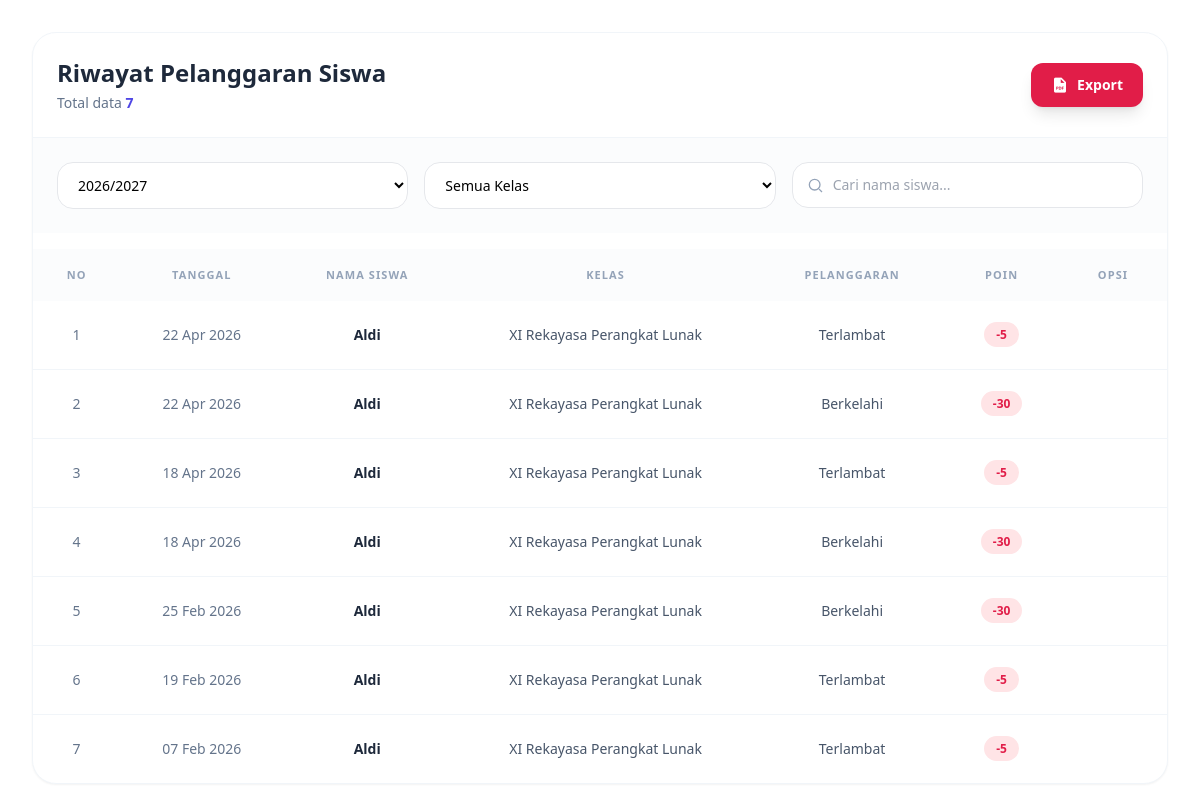
/pages/riwayat_siswa/riwayat_siswa.php?tahun=5, run on an earlier commit of the app's database.
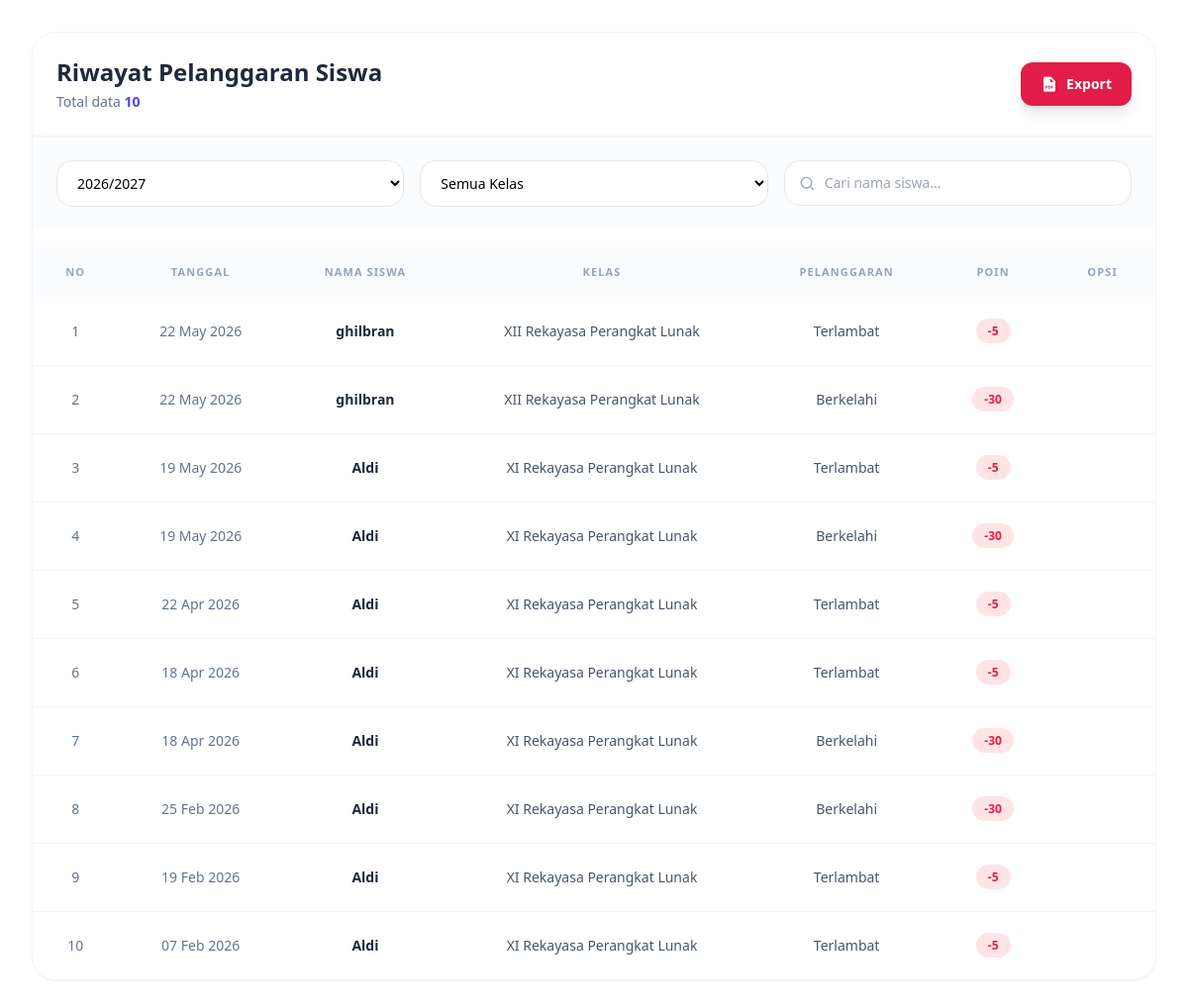
And on a later commit of the database.
### tables this page shows
CREATE TABLE `pelanggaran` (
  `id` int NOT NULL,
  `riwayat_kelas_id` int DEFAULT NULL,
  `user_id` int DEFAULT NULL,
  `pelanggaran_id` int DEFAULT NULL,
  `tanggal` date DEFAULT NULL,
  `keterangan` text
);

CREATE TABLE `siswa` (
  `id` int NOT NULL,
  `nis` varchar(20) DEFAULT NULL,
  `nama_siswa` varchar(100) DEFAULT NULL,
  `alamat` text,
  `tahun_masuk` year DEFAULT NULL
);

CREATE TABLE `kelas` (
  `id` int NOT NULL,
  `nama_kelas` varchar(50) DEFAULT NULL,
  `tingkat` varchar(10) DEFAULT NULL
);

CREATE TABLE `jenis_pelanggaran` (
  `id` int NOT NULL,
  `nama_pelanggaran` varchar(100) DEFAULT NULL,
  `poin` int DEFAULT NULL
);

### pages/riwayat_siswa/riwayat_siswa.php (the view, shortened to what the changed rows need)
<?php
include __DIR__ . '/../../config/connection.php';
$tahun_id = $_GET['tahun'] ?? '';
$where = [];
if ($tahun_id) $where[] = "riwayat_kelas.tahun_pelajaran_id = '$tahun_id'";
$where_sql = $where ? "WHERE " . implode(" AND ", $where) : "";
$query = "
    SELECT
        pelanggaran.id AS pelanggaran_id,
        pelanggaran.tanggal,
        siswa.nama_siswa,
        kelas.nama_kelas,
        kelas.tingkat,
        jenis_pelanggaran.nama_pelanggaran,
        jenis_pelanggaran.poin
    FROM pelanggaran
    JOIN riwayat_kelas ON pelanggaran.riwayat_kelas_id = riwayat_kelas.id
    JOIN siswa ON riwayat_kelas.siswa_id = siswa.id
    JOIN kelas ON riwayat_kelas.kelas_id = kelas.id
    JOIN jenis_pelanggaran ON pelanggaran.pelanggaran_id = jenis_pelanggaran.id
    $where_sql
    ORDER BY pelanggaran.tanggal DESC, siswa.nama_siswa ASC
";
$result = mysqli_query($connect, $query);
$total  = mysqli_num_rows($result);
?>
<script src="https://cdn.tailwindcss.com"></script>
<link href="https://unpkg.com/boxicons@2.1.4/css/boxicons.min.css" rel="stylesheet">
<link rel="stylesheet"
      href="https://cdnjs.cloudflare.com/ajax/libs/animate.css/4.1.1/animate.min.css"/>
<div class="animate__animated animate__fadeIn p-4 md:p-8">
<div class="max-w-6xl mx-auto bg-white rounded-3xl shadow-sm border border-slate-100 overflow-hidden">
    <div class="p-6 border-b border-slate-100 flex flex-col md:flex-row md:items-center justify-between gap-4">
        <div>
            <h1 class="text-2xl font-bold text-slate-800">Riwayat Pelanggaran Siswa</h1>
            <p class="text-sm text-slate-500 mt-1">
                Total data
                <span class="font-bold text-indigo-600"><?= $total ?></span>
            </p>
        </div>
    </div>
    <div class="overflow-x-auto">
        <table class="min-w-full text-sm">
            <thead>
                <tr class="bg-slate-50/50 text-slate-400 text-[11px] uppercase tracking-widest font-bold">
                    <th class="px-6 py-4 text-center">No</th>
                    <th class="px-6 py-4 text-center">Tanggal</th>
                    <th class="px-6 py-4">Nama Siswa</th>
                    <th class="px-6 py-4">Kelas</th>
                    <th class="px-6 py-4">Pelanggaran</th>
                    <th class="px-6 py-4 text-center">Poin</th>
                    <th class="px-6 py-4 text-center">Opsi</th>
                </tr>
            </thead>
            <tbody class="divide-y divide-slate-100">
            <?php if ($total > 0): $no = 1; ?>
                <?php while($row = mysqli_fetch_assoc($result)): ?>
                <tr class="group hover:bg-slate-50 transition">
                    <td class="px-6 py-4 text-center text-slate-500"><?= $no++ ?></td>
                    <td class="px-6 py-4 text-center text-slate-500">
                        <?= $row['tanggal'] ? date('d M Y', strtotime($row['tanggal'])) : '-' ?>
                    </td>
                    <td class="px-6 py-4 font-semibold text-slate-800 text-center">
                        <?= htmlspecialchars($row['nama_siswa']) ?>
                    </td>
                    <td class="px-6 py-4 text-slate-600 text-center">
                        <?= $row['tingkat'] ?> <?= $row['nama_kelas'] ?>
                    </td>
                    <td class="px-6 py-4 text-slate-600 text-center">
                        <?= $row['nama_pelanggaran'] ?>
                    </td>
                    <td class="px-6 py-4 text-center">
                        <span class="px-3 py-1 rounded-full bg-rose-100 text-rose-600 text-xs font-bold">
                            -<?= $row['poin'] ?>
                        </span>
                    </td>
                    <td class="px-6 py-4 text-center">
                    </td>
                </tr>
                <?php endwhile; ?>
            <?php endif; ?>
            </tbody>
        </table>
    </div>
</div>
</div>

What changed in the data, as far as the page shows it:
removed pelanggaran: tanggal "22 Apr 2026", siswa.nama_siswa "Aldi", kelas.tingkat "XI", kelas.nama_kelas "Rekayasa Perangkat Lunak", pelanggaran.nama_pelanggaran "Berkelahi", pelanggaran.poin "30"
added pelanggaran: tanggal "22 May 2026", siswa.nama_siswa "ghilbran", kelas.tingkat "XII", kelas.nama_kelas "Rekayasa Perangkat Lunak", pelanggaran.nama_pelanggaran "Terlambat", pelanggaran.poin "5"
added pelanggaran: tanggal "22 May 2026", siswa.nama_siswa "ghilbran", kelas.tingkat "XII", kelas.nama_kelas "Rekayasa Perangkat Lunak", pelanggaran.nama_pelanggaran "Berkelahi", pelanggaran.poin "30"
added pelanggaran: tanggal "19 May 2026", siswa.nama_siswa "Aldi", kelas.tingkat "XI", kelas.nama_kelas "Rekayasa Perangkat Lunak", pelanggaran.nama_pelanggaran "Terlambat", pelanggaran.poin "5"
added pelanggaran: tanggal "19 May 2026", siswa.nama_siswa "Aldi", kelas.tingkat "XI", kelas.nama_kelas "Rekayasa Perangkat Lunak", pelanggaran.nama_pelanggaran "Berkelahi", pelanggaran.poin "30"
Also different on the page:
$total: "7" → "10"
